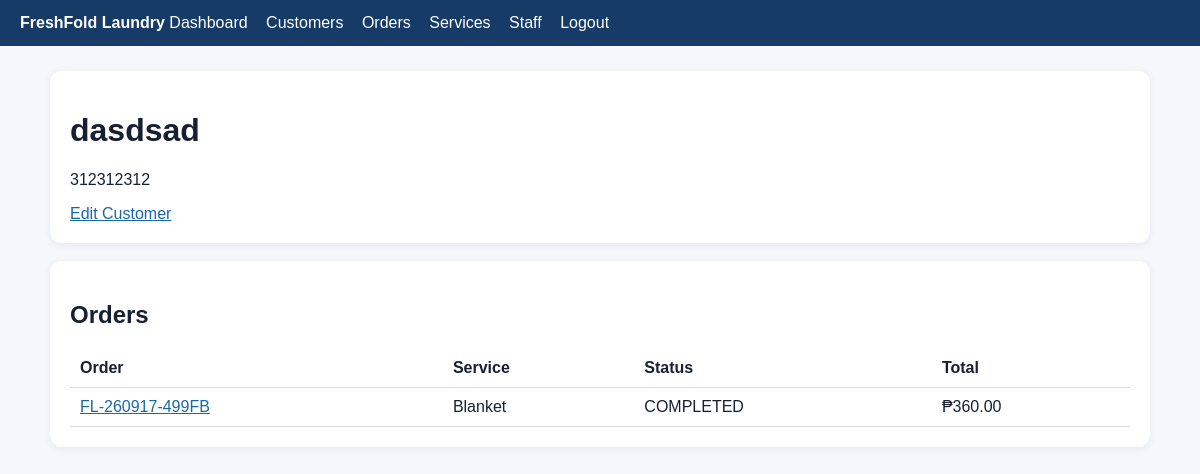
/customers/29 (signed in), run on the app's committed database.
### tables this page shows
CREATE TABLE customers (
            id INTEGER PRIMARY KEY AUTOINCREMENT,
            name TEXT NOT NULL,
            phone TEXT NOT NULL,
            address TEXT NOT NULL DEFAULT '',
            created_at TEXT NOT NULL DEFAULT CURRENT_TIMESTAMP
        );

CREATE TABLE orders (
            id INTEGER PRIMARY KEY AUTOINCREMENT,
            order_code TEXT UNIQUE NOT NULL,
            customer_id INTEGER NOT NULL,
            service_id INTEGER NOT NULL,
            weight REAL NOT NULL,
            price_per_kg REAL NOT NULL,
            total_price REAL NOT NULL,
            date_received TEXT NOT NULL,
            expected_pickup TEXT NOT NULL,
            amount_paid REAL NOT NULL DEFAULT 0,
            balance REAL NOT NULL,
            payment_method TEXT NOT NULL DEFAULT 'Cash',
            payment_status TEXT NOT NULL DEFAULT 'Unpaid',
            status TEXT NOT NULL DEFAULT 'RECEIVED',
            notes TEXT NOT NULL DEFAULT '',
            qr_token TEXT UNIQUE NOT NULL,
            created_at TEXT NOT NULL DEFAULT CURRENT_TIMESTAMP,
            FOREIGN KEY (customer_id) REFERENCES customers(id) ON DELETE RESTRICT,
            FOREIGN KEY (service_id) REFERENCES services(id) ON DELETE RESTRICT
        );

CREATE TABLE services (
            id INTEGER PRIMARY KEY AUTOINCREMENT,
            name TEXT UNIQUE NOT NULL,
            price_per_kg REAL NOT NULL,
            description TEXT NOT NULL DEFAULT '',
            active INTEGER NOT NULL DEFAULT 1
        );

### app.py (the view)
@app.route("/customers/<int:customer_id>")
@login_required
def customer_detail(customer_id):
    db = get_db()
    customer = db.execute("SELECT * FROM customers WHERE id=?", (customer_id,)).fetchone()
    if not customer:
        abort(404)
    orders = db.execute("SELECT o.*, s.name AS service_name FROM orders o JOIN services s ON s.id=o.service_id WHERE customer_id=? ORDER BY created_at DESC", (customer_id,)).fetchall()
    return render_template("customer_detail.html", customer=customer, orders=orders)

### app.py (called while the page is built)
def get_db():
    if "db" not in g:
        g.db = sqlite3.connect(app.config["DATABASE"])
        g.db.row_factory = sqlite3.Row
        g.db.execute("PRAGMA foreign_keys = ON")
    return g.db

def login_required(view):
    @wraps(view)
    def wrapped_view(*args, **kwargs):
        if "user_id" not in session:
            return redirect(url_for("login", next=request.path))
        return view(*args, **kwargs)
    return wrapped_view

def money(value):
    return f"₱{float(value or 0):,.2f}"

@app.template_filter("money")
def money_filter(value):
    return money(value)

@app.context_processor
def inject_globals():
    return {"statuses": STATUSES, "today": date.today().isoformat(), "shop_name": "FreshFold Laundry"}

@app.before_request
def ensure_database():
    init_db()

### templates/customer_detail.html
{% extends "base.html" %}{% block content %}
<div class="card"><h1>{{ customer.name }}</h1><p>{{ customer.phone }}</p><p>{{ customer.address }}</p>
<a href="{{ url_for('edit_customer',customer_id=customer.id) }}">Edit Customer</a></div>
<div class="card"><h2>Orders</h2><table><tr><th>Order</th><th>Service</th><th>Status</th><th>Total</th></tr>
{% for o in orders %}<tr><td><a href="{{ url_for('order_detail',order_id=o.id) }}">{{ o.order_code }}</a></td><td>{{ o.service_name }}</td><td>{{ o.status }}</td><td>{{ o.total_price|money }}</td></tr>{% else %}<tr><td colspan="4">No orders.</td></tr>{% endfor %}</table></div>{% endblock %}

### templates/base.html (style rules this page uses)
body { font-family:Arial,sans-serif;margin:0;background:#f4f7fb;color:#172033 }
.card { background:white;border-radius:12px;padding:20px;margin-bottom:18px;box-shadow:0 2px 10px #0001 }
table { width:100%;border-collapse:collapse;background:white }
th,td { padding:10px;border-bottom:1px solid #ddd;text-align:left }
a { color:#1769aa }

### data on the page
customers: name "dasdsad", phone "312312312"
orders: order_code "FL-260917-499FB", service_name "Blanket", status "COMPLETED", total_price "₱360.00"
